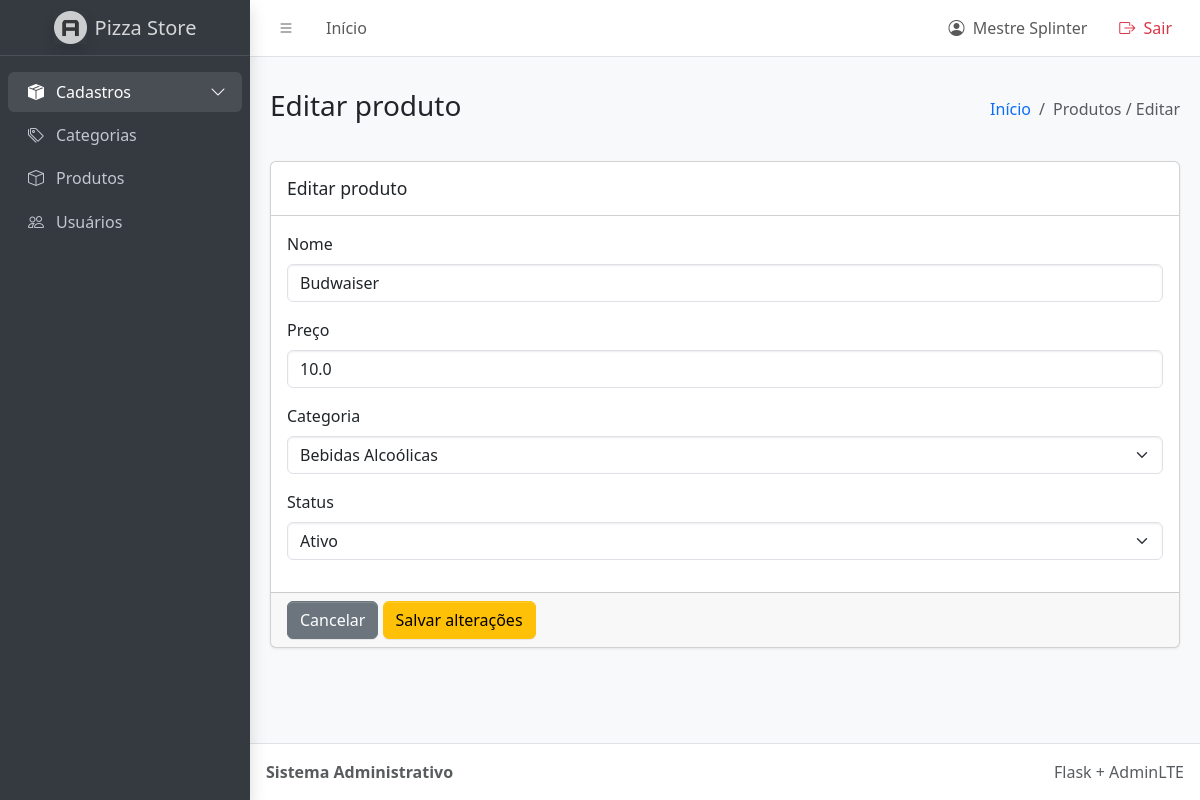
The page /editar_produto/6 (signed in) on the database its author committed.
### tables this page shows
CREATE TABLE produto(
   id integer primary key autoincrement,
   nome varchar(50) not null,
   preco float,
   ativo boolean, 
   imagem blob,
   img varchar(100),
   id_categoria int, quantidade INTEGER NOT NULL DEFAULT 0,
   foreign key ('id_categoria') references categoria('id')
);

CREATE TABLE categoria(
   id integer primary key autoincrement,
   nome varchar(50) not null,
   descricao text, 
   ativo boolean,
   imagem blob,
   img varchar(100)
);

### app.py (the view, shortened to what this page needs)
@app.route('/editar_produto/<int:id>', methods=['GET', 'POST'])
def editarProduto(id):
    with conexao() as conn:
        produto = conn.execute(
            'SELECT * FROM produto WHERE id = ?',
            (id,)
        ).fetchone()
        categorias = conn.execute(
            'SELECT * FROM categoria ORDER BY nome'
        ).fetchall()
    if produto is None:
        flash('Produto não encontrado.', 'danger')
        return redirect(url_for('listarProduto'))
    return render_template(
        'admin/editar_produto.html',
        produto=produto,
        categorias=categorias
    )

### app.py (called while the page is built)
def conexao():
    conn = sqlite3.connect(Path(app.root_path) / 'database.db')
    conn.row_factory = sqlite3.Row
    return conn

@app.before_request
def proteger_rotas_administrativas():
    if request.endpoint not in ROTAS_ADMIN:
        return
    if 'usuario_id' not in session:
        flash('Faça login para acessar o painel.', 'warning')
        return redirect(url_for('login'))
    if session.get('tipo') != 'admin':
        flash('Acesso permitido somente ao administrador.', 'danger')
        return redirect(url_for('loja'))

### templates/admin/editar_produto.html (shortened to what this page needs)
{% extends 'admin/base.html' %}
{% block page_title %}Editar produto{% endblock %}
{% block breadcrumb %}Produtos / Editar{% endblock %}
{% block content %}
<div class="card">
  <div class="card-header">
    <h3 class="card-title">Editar produto</h3>
  </div>
  <form method="POST">
    <div class="card-body">
      <div class="mb-3">
        <label class="form-label" for="nome">Nome</label>
        <input class="form-control" id="nome" name="nome"
               value="{{ produto.nome }}" required>
      </div>
      <div class="mb-3">
        <label class="form-label" for="preco">Preço</label>
        <input class="form-control" id="preco" name="preco"
               value="{{ produto.preco }}" required>
      </div>
      <div class="mb-3">
        <label class="form-label" for="id_categoria">Categoria</label>
        <select class="form-select" id="id_categoria"
                name="id_categoria">
          {% for categoria in categorias %}
          <option value="{{ categoria.id }}"
            {% if categoria.id == produto.id_categoria %}selected{% endif %}>
            {{ categoria.nome }}
          </option>
          {% endfor %}
        </select>
      </div>
      <div class="mb-3">
        <label class="form-label" for="ativo">Status</label>
        <select class="form-select" id="ativo" name="ativo">
          <option value="1" {% if produto.ativo|string == 'True' or produto.ativo|string == '1' %}selected{% endif %}>Ativo</option>
        </select>
      </div>
    </div>
    <div class="card-footer">
      <a href="{{ url_for('listarProduto') }}"
         class="btn btn-secondary">Cancelar</a>
      <button type="submit" class="btn btn-warning">Salvar alterações</button>
    </div>
  </form>
</div>
{% endblock %}

### templates/admin/base.html (style rules this page uses)
.app-content .card { box-shadow: 0 1px 3px rgba(0,0,0,.08); }

### rows shown on the page
produto: nome "Budwaiser", preco "10.0", id_categoria "Bebidas Alcoólicas", ativo "Ativo"

### other values the page prints
{{ session.get('usuario_nome', 'Administrador') }} "Mestre Splinter"
